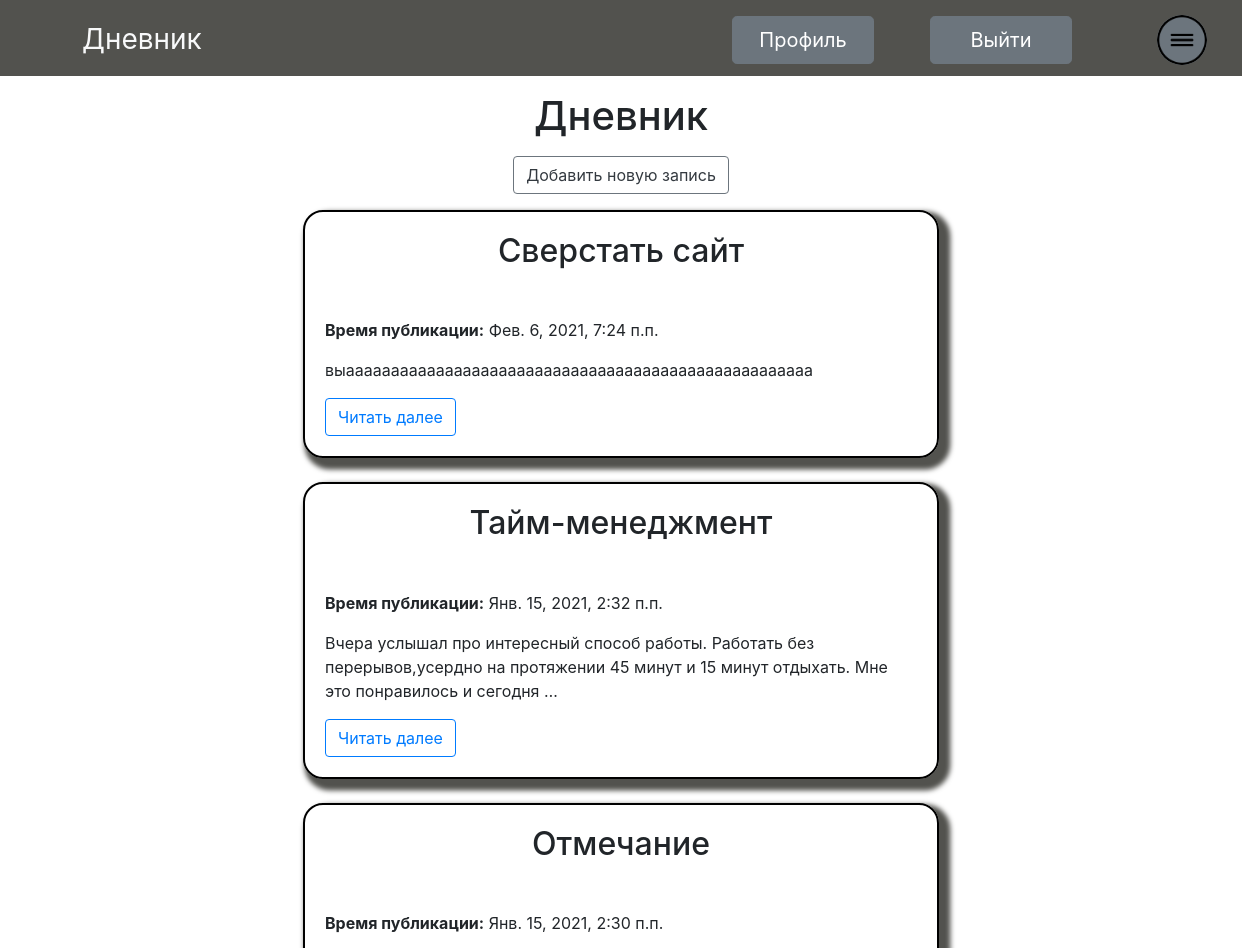
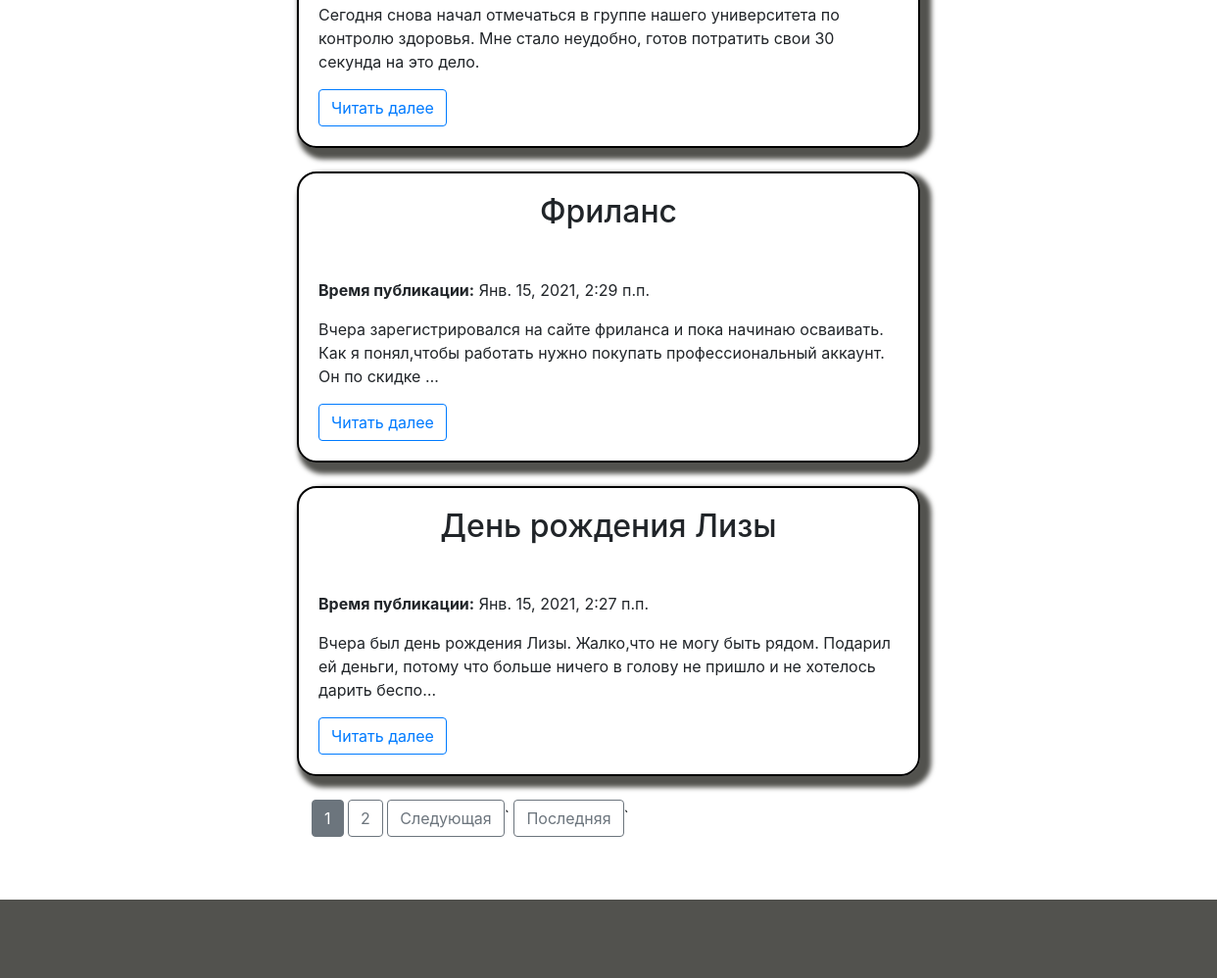
/diary/ (signed in), run on the app's committed database (2 pictures, top to bottom).
### biography/models.py (models this page shows, shortened)
class Biography(models.Model):
    title = models.CharField(verbose_name='Заглавие',max_length=100)
    text = models.TextField(verbose_name='Основной текст')
    date = models.DateTimeField(default=timezone.now)
    author = models.ForeignKey(User,verbose_name='Автор',on_delete=models.CASCADE)
    class Meta:
        verbose_name = 'Биография'
        verbose_name_plural = 'Биографии'

### biography/views.py (the view)
# urls.py: path('diary/', views.ShowDailyView.as_view(),name='diary'),
class ShowDailyView(ListView):
    model = Biography
    template_name = 'biography/diary.html'
    context_object_name = 'biography'
    ordering = ['-date']
    paginate_by = 5
    def get_context_data(self, **kwards):
        ctx = super(ShowDailyView,self).get_context_data(**kwards)
        ctx['title'] = 'Дневник'
        return ctx

### biography/templates/biography/diary.html (shortened to what this page needs)
{% extends 'biography/base.html' %}
{% block content %}
    <h1 class="text-center mt-3">{{title}}</h1>
    {% if  user.is_authenticated %}
        <p class="text-center mt-3"><a href="{% url 'diary-add' %}" class="btn btn-outline-secondary  text-dark">Добавить новую запись</a></p>
    {% endif %}
        {% for post in biography %}
            <div class="row justify-content-center mb-4">
                {% if user == post.author %}
                    <div class="col-12 col-lg-6 diary-item  ">
                        <h2 class="text-center mb-5">{{post.title}}</h2>
                        <p><b>Время публикации:</b> {{post.date}}</p>
                        <p>{{post.text|truncatechars:150}}</p>
                        <a href="{% url 'diary-detail' post.id %}" class="btn btn-outline-primary">Читать далее</a>
                    </div>
                {% endif %}
            </div>
        {% endfor %}
            <div class="row justify-content-center mt-3">
                <div class="col-12 col-lg-6">
                    {% if is_paginated%}
                        {% for num in page_obj.paginator.page_range %}
                            {% if num == page_obj.number %}
                                <button class="btn btn-secondary">{{num}}</button>
                            {% elif num > page_obj.number|add:'-3' and num < page_obj.number|add:'+3'%}
                                <a href="?page={{num}}" class="btn btn-outline-secondary">{{num}}</a>
                            {% endif %}
                        {% endfor %}
                        {% if page_obj.has_next %}
                            <a href="?page={{ page_obj.next_page_number}}" class="btn btn-outline-secondary">Следующая</a>`
                            <a href="?page={{page_obj.paginator.num_pages}}" class="btn btn-outline-secondary">Последняя</a>`
                        {% endif %}
                    {% endif %}
                </div>
            </div>
    <br><br><br><br><br><br>
{% endblock %}

### biography/templates/biography/base.html (shortened to what this page needs)
{% load static %}
<!doctype html>
<html lang="ru">
<head>
    <link rel="stylesheet" href="{% static 'biography/bootstrap.min.css' %}">
    <link rel="stylesheet" href="{% static 'biography/main.css' %}">
</head>
<body>
    <header>
        <div class="container header  ">
            <div class="row justify-content-center justify-content-md-start">
                <div class="col-12 col-md-2 col-lg-1 text-center ">
                    <a href="{% url 'home' %}"><p class="pl-3 text-light" id="logo">Дневник</p></a>
                </div>
                <div class="col-md-3 col-lg-6"></div>
                {% if  not user.is_authenticated %}
                    <div class="col-12 col-md-3 col-lg-2 text-center ">
                        <a href="{% url 'reg' %}"><button class=" exit btn btn-secondary btn-lg mt-3 text-center">Регистрация</button></a>
                    </div>
                    <div class="col-12 col-md-3 col-lg-2 text-center">
                        <a href="{% url 'auth' %}"><button class=" exit btn btn-secondary btn-lg mt-3 text-center ">Авторизация</button></a>
                    </div>
                {% else %}
                    <div class="col-12 col-md-3 col-lg-2 text-center ">
                        <a href="{% url 'profile' %}"><button class="text-sm  btn btn-secondary btn-lg mt-3 mr-3">Профиль</button></a>
                    </div>
                    <div class="col-12 col-md-3 col-lg-2 text-center ">
                        <a href="{% url 'exit' %}"><button class=" exit btn btn-secondary btn-lg mt-3">Выйти</button></a>
                    </div>
                {% endif %}
                <div class="col-12 col-md-1 col-lg-1 text-center">
                    <button id="show-menu-btn" class="btn "><img class="menu-button mt-2 bg-secondary  " src="{% static 'image/menu2.png' %}" alt=""></button>
                </div>
            </div>
        </div>
    </header>
    {% block content %}
    {% endblock %}
    <footer>
    </footer>
</body>
</html>

### static/biography/main.css (style rules this page uses)
* { margin: 0; padding: 0; }
header { width: 100%; background: #52524E; display: block; }
header button { width: 142px; }
#logo { font-size: 28px; padding-top: 18px; }
.menu-button { width: 50px; right: 0; border-radius:100px; border-color: grey; }
footer { width: 100%; background:#52524E; height: 80px; display: block; position: fixed; bottom: 0px; }
.diary-item { border: 2px solid black; padding: 20px; border-radius: 20px; box-shadow:0.4em 0.4em 5px 5px #52524E; }

### data on the page
Biography: title "Сверстать сайт", date "Фев. 6, 2021, 7:24 п.п.", text "выаааааааааааааааааааааааааааааааааааааааааааааааааааа"
Biography: title "Тайм-менеджмент", date "Янв. 15, 2021, 2:32 п.п.", text "Вчера услышал про интересный способ работы. Работать без перерывов,усердно на протяжении 45 минут и 15 минут отдыхать. Мне это понравилось и сегодня …"
Biography: title "Отмечание", date "Янв. 15, 2021, 2:30 п.п.", text "Сегодня снова начал отмечаться в группе нашего университета по контролю здоровья. Мне стало неудобно, готов потратить свои 30 секунда на это дело."
Biography: title "Фриланс", date "Янв. 15, 2021, 2:29 п.п.", text "Вчера зарегистрировался на сайте фриланса и пока начинаю осваивать. Как я понял,чтобы работать нужно покупать профессиональный аккаунт. Он по скидке …"
Biography: title "День рождения Лизы", date "Янв. 15, 2021, 2:27 п.п.", text "Вчера был день рождения Лизы. Жалко,что не могу быть рядом. Подарил ей деньги, потому что больше ничего в голову не пришло и не хотелось дарить беспо…"

### other printed values
{{ title }} "Дневник"
{{ num }} "1"
{{ num }} "2"
